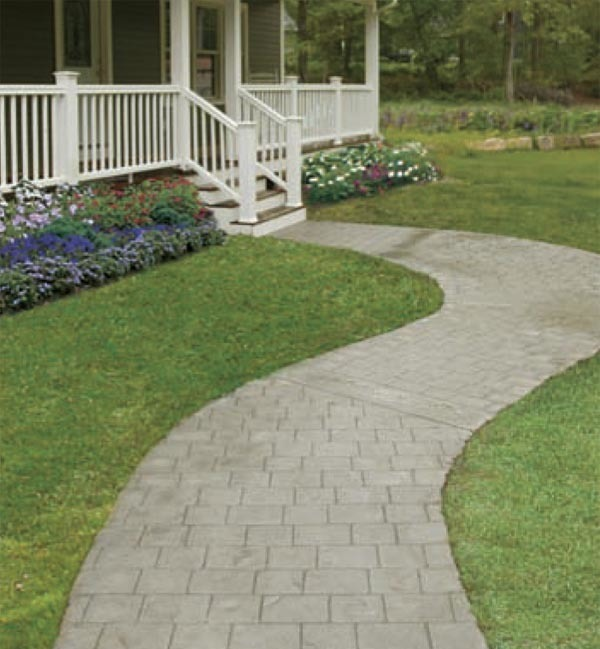
#> input picture curbs/images/main.jpg, 600 x 649 px
$ python curb_detection.py   (older library calls are emulated)
#> lines starting #> are read from the running program, lines starting #| are printed output that depends on the picture
#> further down, image is the input picture: shape (649, 600, 3); mean B, G, R 101, 133.2, 127.2
### curbs/tracker.py
import numpy as np
import cv2
from window import Window
from line import Line
from utils import get_edges
from utils import flatten_perspective


class LaneTracker(object):
    """
    Tracks the lane in a series of consecutive frames.
    """

    def __init__(self, first_frame, n_windows=9):
        """
        Initialises a tracker object.

        Parameters
        ----------
        first_frame     : First frame of the frame series. We use it to get dimensions and initialise values.
        n_windows       : Number of windows we use to track each lane edge.
        """
#> called with n_windows = 9
        (self.h, self.w, _) = first_frame.shape
        self.win_n = n_windows
        self.left = None
        self.right = None
        self.l_windows = []
        self.r_windows = []
        self.initialize_lines(first_frame)

    def initialize_lines(self, frame):
        """
        Finds starting points for left and right lines (e.g. lane edges) and initialises Window and Line objects.

        Parameters
        ----------
        frame   : Frame to scan for lane edges.
        """
        # Take a histogram of the bottom half of the image
        edges = get_edges(frame)
        (flat_edges, _) = flatten_perspective(edges)
        histogram = np.sum(flat_edges[int(self.h / 2):, :], axis=0)

        nonzero = flat_edges.nonzero()
        # Create empty lists to receive left and right lane pixel indices
        l_indices = np.empty([0], dtype=np.int)
        r_indices = np.empty([0], dtype=np.int)
        window_height = int(self.h / self.win_n)

        for i in range(self.win_n):
            l_window = Window(
                y1=self.h - (i + 1) * window_height,
                y2=self.h - i * window_height,
                x=self.l_windows[-1].x if len(self.l_windows) > 0 else np.argmax(histogram[:self.w // 2])
            )
            r_window = Window(
                y1=self.h - (i + 1) * window_height,
                y2=self.h - i * window_height,
                x=self.r_windows[-1].x if len(self.r_windows) > 0 else np.argmax(histogram[self.w // 2:]) + self.w // 2
            )
            # Append nonzero indices in the window boundary to the lists
            l_indices = np.append(l_indices, l_window.pixels_in(nonzero), axis=0)
            r_indices = np.append(r_indices, r_window.pixels_in(nonzero), axis=0)
            self.l_windows.append(l_window)
            self.r_windows.append(r_window)
        self.left = Line(x=nonzero[1][l_indices], y=nonzero[0][l_indices], h=self.h, w=self.w)
        self.right = Line(x=nonzero[1][r_indices], y=nonzero[0][r_indices], h=self.h, w=self.w)

    def scan_frame_with_windows(self, frame, windows):
        """
        Scans a frame using initialised windows in an attempt to track the lane edges.

        Parameters
        ----------
        frame   : New frame
        windows : Array of windows to use for scanning the frame.

        Returns
        -------
        A tuple of arrays containing coordinates of points found in the specified windows.
        """
        indices = np.empty([0], dtype=np.int)
        nonzero = frame.nonzero()
        window_x = None
        for window in windows:
            indices = np.append(indices, window.pixels_in(nonzero, window_x), axis=0)
            window_x = window.mean_x
        # print nonzero[0], indices
        print window_x
        return nonzero[1][indices], nonzero[0][indices]

    def process(self, frame, draw_lane=True, draw_statistics=True):
        """
        Performs a full lane tracking pipeline on a frame.

        Parameters
        ----------
        frame               : New frame to process.
        draw_lane           : Flag indicating if we need to draw the lane on top of the frame.
        draw_statistics     : Flag indicating if we need to render the debug information on top of the frame.

        Returns
        -------
        Resulting frame.
        """
        edges = get_edges(frame)
        (flat_edges, unwarp_matrix) = flatten_perspective(edges)
        (l_x, l_y) = self.scan_frame_with_windows(flat_edges, self.l_windows)
        self.left.process_points(l_x, l_y)
        (r_x, r_y) = self.scan_frame_with_windows(flat_edges, self.r_windows)
        self.right.process_points(r_x, r_y)

        if draw_statistics:
            edges = get_edges(frame, separate_channels=True)
            debug_overlay = self.draw_debug_overlay(flatten_perspective(edges)[0])
            top_overlay = self.draw_lane_overlay(flatten_perspective(frame)[0])
            debug_overlay = cv2.resize(debug_overlay, (0, 0), fx=0.3, fy=0.3)
            top_overlay = cv2.resize(top_overlay, (0, 0), fx=0.3, fy=0.3)
            frame[:250, :, :] = frame[:250, :, :] * .4
            (h, w, _) = debug_overlay.shape
            frame[20:20 + h, 20:20 + w, :] = debug_overlay
            frame[20:20 + h, 20 + 20 + w:20 + 20 + w + w, :] = top_overlay
            text_x =  20
            self.draw_text(frame, 'Radius of curvature:  {:} m'.format(self.radius_of_curvature()), text_x, 80)
            self.draw_text(frame, 'Distance (left):       {:.1f} m'.format(self.left.camera_distance()), text_x, 140)
            self.draw_text(frame, 'Distance (right):      {:.1f} m'.format(self.right.camera_distance()), text_x, 200)

        if draw_lane:
            frame = self.draw_lane_overlay(frame, unwarp_matrix)

        return frame

    def draw_text(self, frame, text, x, y):
        cv2.putText(frame, text, (x, y), cv2.FONT_HERSHEY_SIMPLEX, .8, (255, 255, 255), 2)

    def draw_debug_overlay(self, binary, lines=True, windows=True):
        """
        Draws an overlay with debugging information on a bird's-eye view of the road (e.g. after applying perspective
        transform).

        Parameters
        ----------
        binary  : Frame to overlay.
        lines   : Flag indicating if we need to draw lines.
        windows : Flag indicating if we need to draw windows.

        Returns
        -------
        Frame with an debug information overlay.
        """
        if len(binary.shape) == 2:
            image = np.dstack((binary, binary, binary))
        else:
            image = binary
        if windows:
            for window in self.l_windows:
                coordinates = window.coordinates()
                cv2.rectangle(image, coordinates[0], coordinates[1], (1., 1., 0), 2)
            for window in self.r_windows:
                coordinates = window.coordinates()
                cv2.rectangle(image, coordinates[0], coordinates[1], (1., 1., 0), 2)
        if lines:
            cv2.polylines(image, [self.left.get_points()], False, (1., 0, 0), 2)
            cv2.polylines(image, [self.right.get_points()], False, (1., 0, 0), 2)
        return image * 255

    def draw_lane_overlay(self, image, unwarp_matrix=None):
        """
        Draws an overlay with tracked lane applying perspective unwarp to project it on the original frame.

        Parameters
        ----------
        image           : Original frame.
        unwarp_matrix   : Transformation matrix to unwarp the bird's eye view to initial frame. Defaults to `None` (in
        which case no unwarping is applied).

        Returns
        -------
        Frame with a lane overlay.
        """
        # Create an image to draw the lines on
        overlay = np.zeros_like(image).astype(np.uint8)
        points = np.vstack((self.left.get_points(), np.flipud(self.right.get_points())))
        # Draw the lane onto the warped blank image
        cv2.fillPoly(overlay, [points], (0, 255, 0))
        if unwarp_matrix is not None:
            # Warp the blank back to original image space using inverse perspective matrix (Minv)
            overlay = cv2.warpPerspective(overlay, unwarp_matrix, (image.shape[1], image.shape[0]))
        # Combine the result with the original image
        return cv2.addWeighted(image, 1, overlay, 0.3, 0)

    def radius_of_curvature(self):
        """
        Calculates radius of the lane curvature by averaging curvature of the edge lines.

        Returns
        -------
        Radius of the lane curvature in meters.
        """
        return np.average([self.left.radius_of_curvature(), self.right.radius_of_curvature()])

### curbs/utils.py
import cv2
import numpy as np


def get_edges(image, separate_channels=False):
#> called with separate_channels = False
    hls = cv2.cvtColor(np.copy(image), cv2.COLOR_RGB2HLS).astype(np.float)
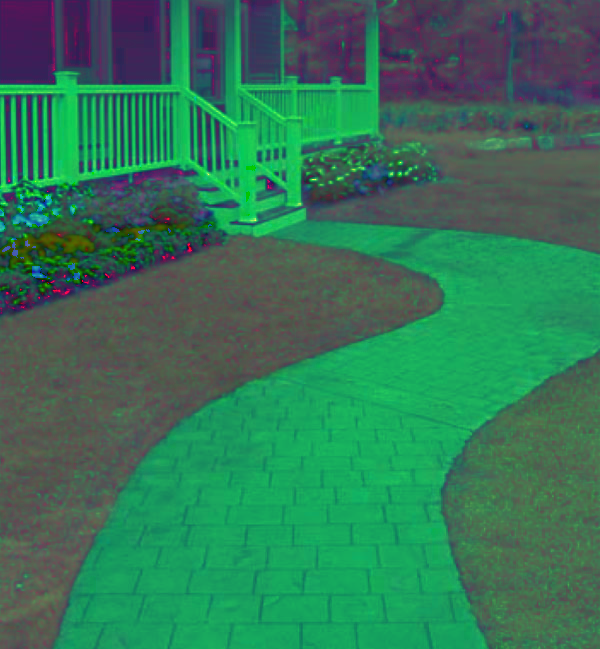
#> hls: shape (649, 600, 3) float64; mean B, G, R 86.6, 117.8, 51.3
    s_channel = hls[:, :, 2]
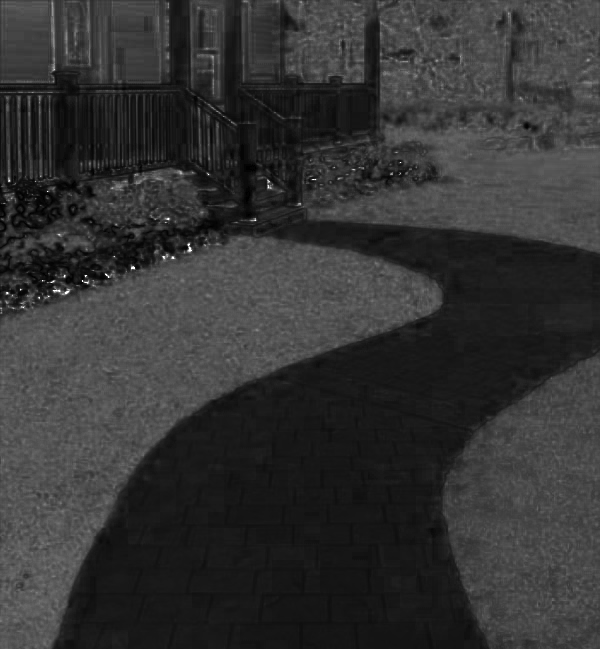
#> s_channel: shape (649, 600) float64; min 0, max 255, mean 51.3

    gradient_x = gradient_abs_value_mask(s_channel, axis='x', sobel_kernel=3, threshold=(20, 100))
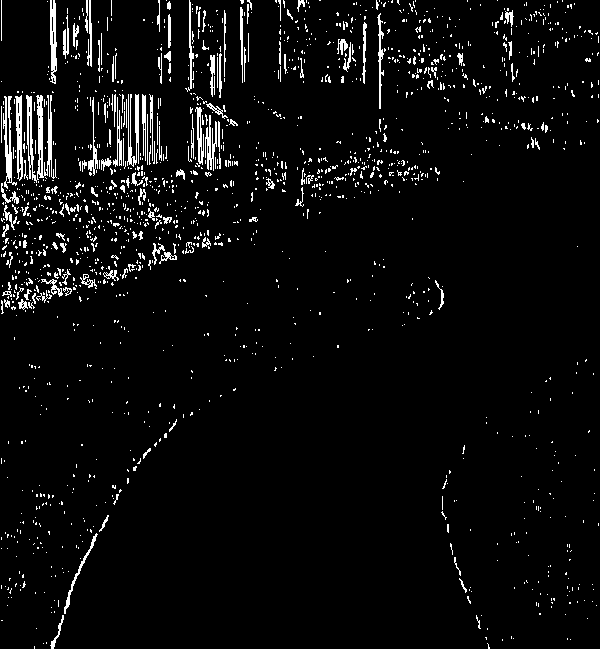
#> gradient_x: shape (649, 600); values 0 (black) and 1 (white), 4.4% white in thin lines or dots
    gradient_y = gradient_abs_value_mask(s_channel, axis='y', sobel_kernel=3, threshold=(20, 100))
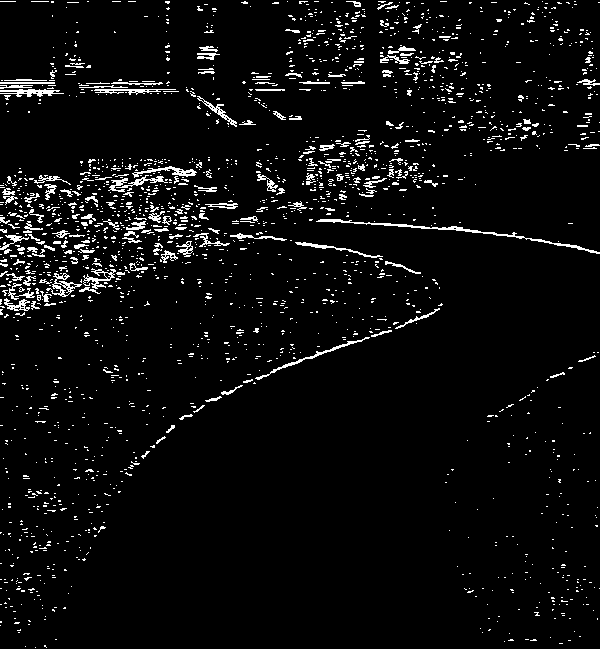
#> gradient_y: shape (649, 600); values 0 (black) and 1 (white), 4.7% white in thin lines or dots
    magnitude = gradient_magnitude_mask(s_channel, sobel_kernel=3, threshold=(20, 100))
    direction = gradient_direction_mask(s_channel, sobel_kernel=3, threshold=(0.2, 1.5))

    gradient_mask = np.zeros_like(s_channel)
    gradient_mask[((gradient_x == 1) & (gradient_y == 1)) | ((magnitude == 1) & (direction == 1))] = 1
    # Get a color thresholding mask
    color_mask = color_threshold_mask(s_channel, threshold=(55, 100))

    mask = None
    # cv2.imshow("color", color_mask)
    # cv2.imshow("gradient", gradient_mask)
    if separate_channels:
        mask = np.dstack((np.zeros_like(s_channel), gradient_mask, color_mask))
    else:
        mask = np.zeros_like(gradient_mask)
        mask[(gradient_mask == 1) | (color_mask == 1)] = 1

    return mask


def gradient_abs_value_mask(image, sobel_kernel=3, axis='x', threshold=(0, 255)):
    # Take the absolute value of derivative in x or y given orient = 'x' or 'y'
    if axis == 'x':
        sobel = np.absolute(cv2.Sobel(image, cv2.CV_64F, 1, 0, ksize=sobel_kernel))
    if axis == 'y':
        sobel = np.absolute(cv2.Sobel(image, cv2.CV_64F, 0, 1, ksize=sobel_kernel))
    # Scale to 8-bit (0 - 255) then convert to type = np.uint8
    sobel = np.uint8(255 * sobel / np.max(sobel))
    # Create a mask of 1's where the scaled gradient magnitude is > thresh_min and < thresh_max
    mask = np.zeros_like(sobel)
    # Return this mask as your binary_output image
    mask[(sobel >= threshold[0]) & (sobel <= threshold[1])] = 1
    return mask


def gradient_magnitude_mask(image, sobel_kernel=3, threshold=(0, 255)):
    # Take the gradient in x and y separately
#> called with sobel_kernel = 3, threshold = (20, 100)
    sobel_x = cv2.Sobel(image, cv2.CV_64F, 1, 0, ksize=sobel_kernel)
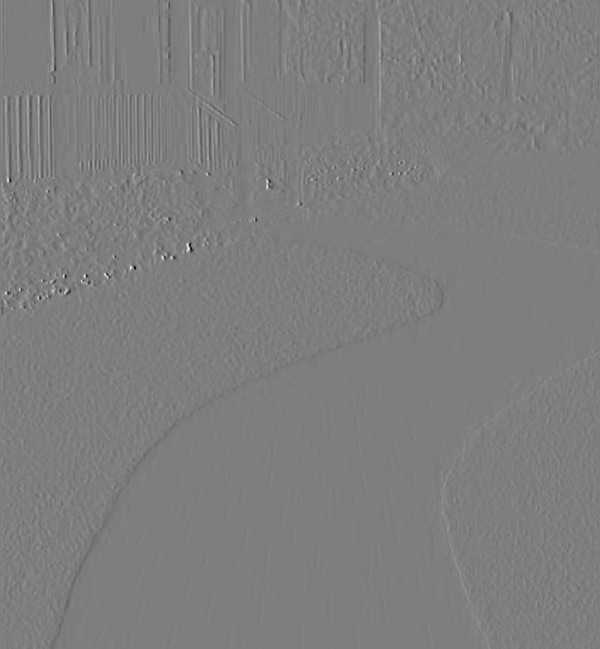
#> sobel_x: shape (649, 600) float64; min -882, max 897, mean 0.1; drawn with min black and max white
    sobel_y = cv2.Sobel(image, cv2.CV_64F, 0, 1, ksize=sobel_kernel)

    # Calculate the magnitude
    magnitude = np.sqrt(sobel_x ** 2 + sobel_y ** 2)

    # Scale to 8-bit (0 - 255) and convert to type = np.uint8
    magnitude = (magnitude * 255 / np.max(magnitude)).astype(np.uint8)
#> in get_edges, `magnitude = gradient_magnitude_mask(s_channel, sobel_kernel=3, thresho..`:
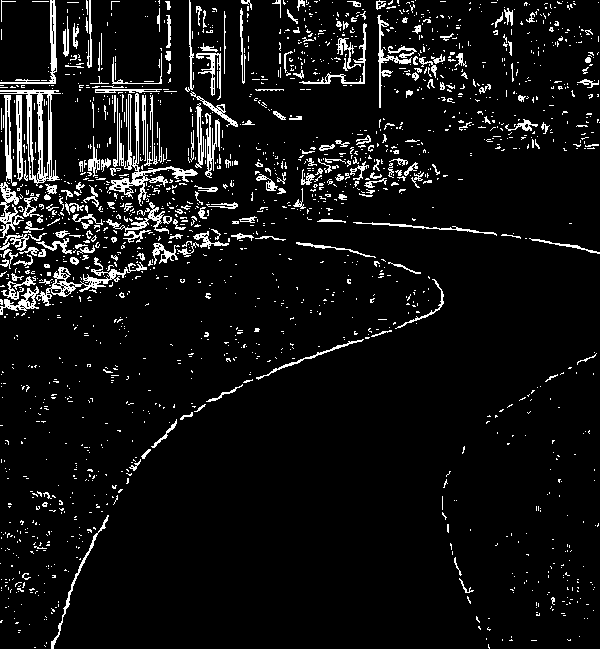
#> magnitude: shape (649, 600); values 0 (black) and 1 (white), 7% white in thin lines or dots
    # Create a binary mask where mag thresholds are met
    mask = np.zeros_like(magnitude)
    mask[(magnitude >= threshold[0]) & (magnitude <= threshold[1])] = 1
    # Return this mask as your binary_output image
    return mask


def gradient_direction_mask(image, sobel_kernel=3, threshold=(0, np.pi / 2)):
    # Take the gradient in x and y separately
#> called with sobel_kernel = 3, threshold = (0.2, 1.5)
    sobel_x = cv2.Sobel(image, cv2.CV_64F, 1, 0, ksize=sobel_kernel)
    sobel_y = cv2.Sobel(image, cv2.CV_64F, 0, 1, ksize=sobel_kernel)
    # Take the absolute value of the x and y gradients and calculate the direction of the gradient
    direction = np.arctan2(np.absolute(sobel_y), np.absolute(sobel_x))
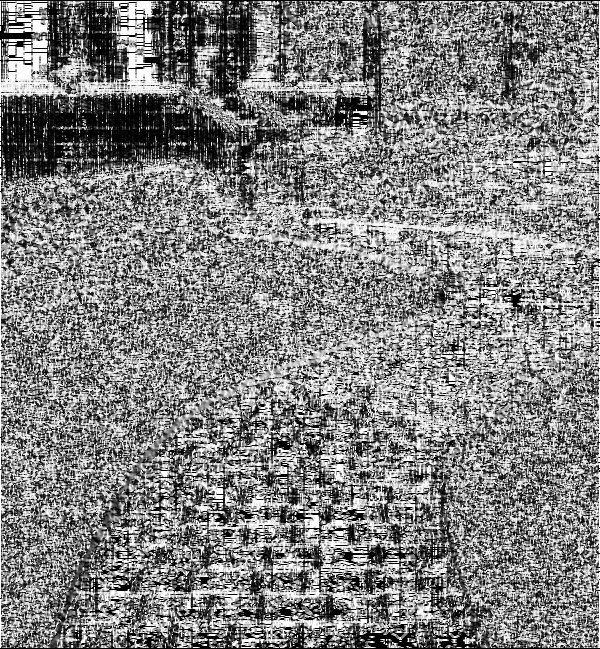
#> direction: shape (649, 600) float64; min 0, max 1.57, mean 0.799; drawn with min black and max white
#> (the rest of the program and of its run is left out)
